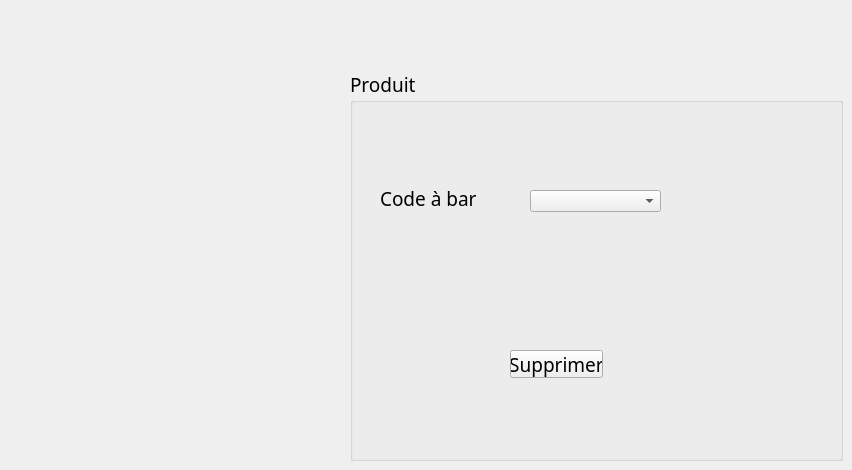
       <widget class="QWidget" name="page_9">
        <widget class="QGroupBox" name="groupBox_19">
         <property name="geometry">
          <rect>
           <x>350</x>
           <y>70</y>
           <width>493</width>
           <height>391</height>
          </rect>
         </property>
         <property name="font">
          <font>
           <family>Vijaya</family>
           <pointsize>14</pointsize>
           <weight>50</weight>
           <italic>false</italic>
           <bold>false</bold>
          </font>
         </property>
         <property name="autoFillBackground">
          <bool>false</bool>
         </property>
         <property name="title">
          <string>Produit</string>
         </property>
         <property name="flat">
          <bool>true</bool>
         </property>
         <widget class="QPushButton" name="pb_supprimerbouzid_4">
          <property name="geometry">
           <rect>
            <x>160</x>
            <y>280</y>
            <width>93</width>
            <height>28</height>
           </rect>
          </property>
          <property name="text">
           <string>Supprimer</string>
          </property>
         </widget>
         <widget class="QLabel" name="label_103">
          <property name="geometry">
           <rect>
            <x>30</x>
            <y>120</y>
            <width>111</width>
            <height>16</height>
           </rect>
          </property>
          <property name="text">
           <string>Code à bar </string>
          </property>
         </widget>
         <widget class="QComboBox" name="comobox_supprimerbouzid_4">
          <property name="geometry">
           <rect>
            <x>180</x>
            <y>120</y>
            <width>131</width>
            <height>22</height>
           </rect>
          </property>
         </widget>
        </widget>
       </widget>
